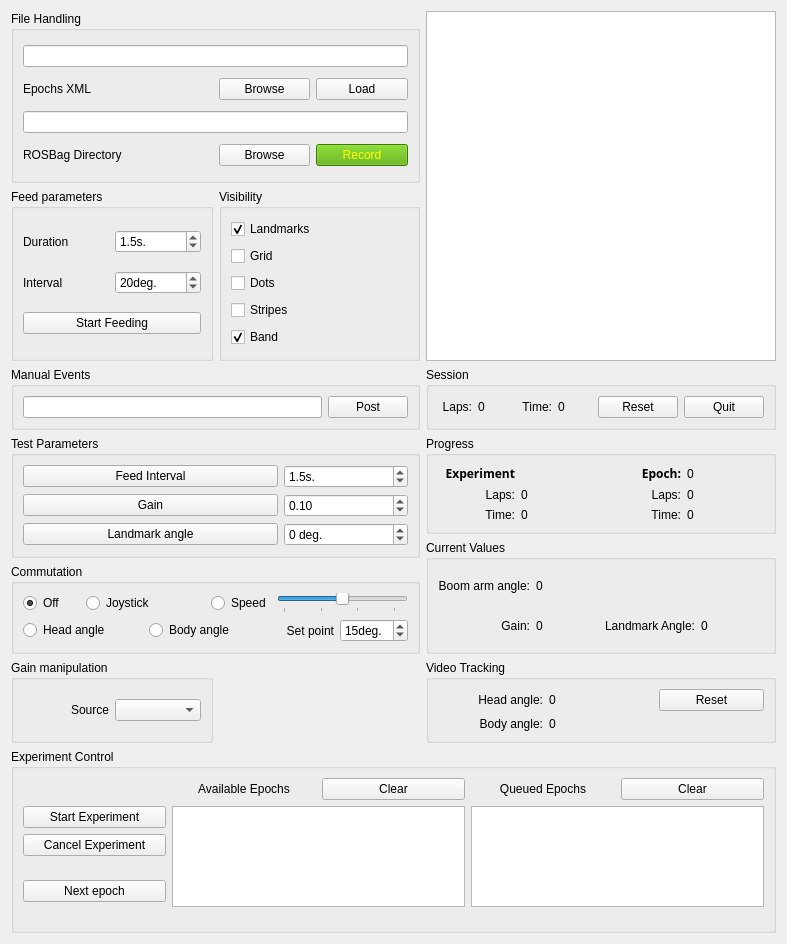
<?xml version="1.0" encoding="UTF-8"?>
<ui version="4.0">
 <class>Form</class>
 <widget class="QWidget" name="Form">
  <property name="geometry">
   <rect>
    <x>0</x>
    <y>0</y>
    <width>787</width>
    <height>944</height>
   </rect>
  </property>
  <property name="windowTitle">
   <string>Form</string>
  </property>
  <layout class="QGridLayout" name="gridLayout_13">
   <item row="0" column="0" colspan="2">
    <widget class="QGroupBox" name="fileHandlingBox">
     <property name="title">
      <string>File Handling</string>
     </property>
     <layout class="QGridLayout" name="gridLayout">
      <item row="0" column="0" colspan="4">
       <widget class="QLineEdit" name="xmlFileEdit">
        <property name="text">
         <string/>
        </property>
       </widget>
      </item>
      <item row="2" column="0" colspan="4">
       <widget class="QLineEdit" name="bagDirEdit">
        <property name="enabled">
         <bool>true</bool>
        </property>
       </widget>
      </item>
      <item row="1" column="0">
       <widget class="QLabel" name="expXmlLabel">
        <property name="text">
         <string>Epochs XML</string>
        </property>
       </widget>
      </item>
      <item row="1" column="3">
       <widget class="QPushButton" name="xmlLoadBtn">
        <property name="text">
         <string>Load</string>
        </property>
       </widget>
      </item>
      <item row="1" column="2">
       <widget class="QPushButton" name="xmlBrowseBtn">
        <property name="text">
         <string>Browse</string>
        </property>
       </widget>
      </item>
      <item row="3" column="3">
       <widget class="QPushButton" name="bagRecordBtn">
        <property name="enabled">
         <bool>true</bool>
        </property>
        <property name="styleSheet">
         <string notr="true">background-color: rgb(85, 170, 0);
color: rgb(255, 255, 0);</string>
        </property>
        <property name="text">
         <string>Record</string>
        </property>
       </widget>
      </item>
      <item row="3" column="2">
       <widget class="QPushButton" name="bagBrowseBtn">
        <property name="enabled">
         <bool>true</bool>
        </property>
        <property name="text">
         <string>Browse</string>
        </property>
       </widget>
      </item>
      <item row="3" column="0" colspan="2">
       <widget class="QLabel" name="rosBagLabel">
        <property name="text">
         <string>ROSBag Directory</string>
        </property>
       </widget>
      </item>
     </layout>
    </widget>
   </item>
   <item row="0" column="2" rowspan="2">
    <widget class="QGraphicsView" name="tableView">
     <property name="sizePolicy">
      <sizepolicy hsizetype="Fixed" vsizetype="Fixed">
       <horstretch>0</horstretch>
       <verstretch>0</verstretch>
      </sizepolicy>
     </property>
     <property name="minimumSize">
      <size>
       <width>350</width>
       <height>350</height>
      </size>
     </property>
     <property name="verticalScrollBarPolicy">
      <enum>Qt::ScrollBarAlwaysOff</enum>
     </property>
     <property name="horizontalScrollBarPolicy">
      <enum>Qt::ScrollBarAlwaysOff</enum>
     </property>
    </widget>
   </item>
   <item row="1" column="0">
    <widget class="QGroupBox" name="feedBox">
     <property name="title">
      <string>Feed parameters</string>
     </property>
     <layout class="QGridLayout" name="gridLayout_8">
      <item row="0" column="0">
       <widget class="QLabel" name="feedDurationLabel">
        <property name="text">
         <string>Duration</string>
        </property>
       </widget>
      </item>
      <item row="0" column="1">
       <widget class="QDoubleSpinBox" name="expFeedDurationBox">
        <property name="suffix">
         <string>s.</string>
        </property>
        <property name="decimals">
         <number>1</number>
        </property>
        <property name="maximum">
         <double>10.000000000000000</double>
        </property>
        <property name="singleStep">
         <double>0.100000000000000</double>
        </property>
        <property name="value">
         <double>1.500000000000000</double>
        </property>
       </widget>
      </item>
      <item row="1" column="0">
       <widget class="QLabel" name="feedIntervalLabel">
        <property name="text">
         <string>Interval</string>
        </property>
       </widget>
      </item>
      <item row="1" column="1">
       <widget class="QSpinBox" name="expFeedIntervalBox">
        <property name="suffix">
         <string>deg.</string>
        </property>
        <property name="maximum">
         <number>360</number>
        </property>
        <property name="singleStep">
         <number>10</number>
        </property>
        <property name="value">
         <number>20</number>
        </property>
       </widget>
      </item>
      <item row="2" column="0" colspan="2">
       <widget class="QPushButton" name="feedBtn">
        <property name="enabled">
         <bool>true</bool>
        </property>
        <property name="text">
         <string>Start Feeding</string>
        </property>
       </widget>
      </item>
     </layout>
    </widget>
   </item>
   <item row="1" column="1">
    <widget class="QGroupBox" name="visibilityBox">
     <property name="title">
      <string>Visibility</string>
     </property>
     <layout class="QGridLayout" name="gridLayout_9">
      <item row="0" column="0">
       <widget class="QCheckBox" name="landmarksVisibleCheck">
        <property name="text">
         <string>Landmarks</string>
        </property>
        <property name="checked">
         <bool>true</bool>
        </property>
       </widget>
      </item>
      <item row="1" column="0">
       <widget class="QCheckBox" name="gridVisibleCheck">
        <property name="text">
         <string>Grid</string>
        </property>
       </widget>
      </item>
      <item row="2" column="0">
       <widget class="QCheckBox" name="dotsVisibleCheck">
        <property name="text">
         <string>Dots</string>
        </property>
       </widget>
      </item>
      <item row="3" column="0">
       <widget class="QCheckBox" name="stripesVisibleCheck">
        <property name="text">
         <string>Stripes</string>
        </property>
       </widget>
      </item>
      <item row="4" column="0">
       <widget class="QCheckBox" name="bandVisibleCheck">
        <property name="text">
         <string>Band</string>
        </property>
        <property name="checked">
         <bool>true</bool>
        </property>
       </widget>
      </item>
     </layout>
     <zorder>gridVisibleCheck</zorder>
     <zorder>dotsVisibleCheck</zorder>
     <zorder>landmarksVisibleCheck</zorder>
     <zorder>bandVisibleCheck</zorder>
     <zorder>stripesVisibleCheck</zorder>
    </widget>
   </item>
   <item row="2" column="0" colspan="2">
    <widget class="QGroupBox" name="eventPostBox">
     <property name="title">
      <string>Manual Events</string>
     </property>
     <layout class="QGridLayout" name="gridLayout_5">
      <item row="0" column="0">
       <widget class="QLineEdit" name="eventEdit"/>
      </item>
      <item row="0" column="1">
       <widget class="QPushButton" name="postEventBtn">
        <property name="enabled">
         <bool>true</bool>
        </property>
        <property name="text">
         <string>Post</string>
        </property>
       </widget>
      </item>
     </layout>
    </widget>
   </item>
   <item row="2" column="2">
    <widget class="QGroupBox" name="sessionBox">
     <property name="title">
      <string>Session</string>
     </property>
     <layout class="QGridLayout" name="gridLayout_10">
      <item row="0" column="1">
       <widget class="QLabel" name="sessionLapsDisplay">
        <property name="text">
         <string>0</string>
        </property>
       </widget>
      </item>
      <item row="0" column="6">
       <widget class="QPushButton" name="quitBtn">
        <property name="autoFillBackground">
         <bool>false</bool>
        </property>
        <property name="text">
         <string>Quit</string>
        </property>
        <property name="icon">
         <iconset>
          <normaloff>power_button_icon.png</normaloff>power_button_icon.png</iconset>
        </property>
        <property name="iconSize">
         <size>
          <width>20</width>
          <height>20</height>
         </size>
        </property>
       </widget>
      </item>
      <item row="0" column="2">
       <widget class="QLabel" name="sessionTimeDisplayLabel">
        <property name="text">
         <string>Time:</string>
        </property>
        <property name="alignment">
         <set>Qt::AlignRight|Qt::AlignTrailing|Qt::AlignVCenter</set>
        </property>
       </widget>
      </item>
      <item row="0" column="4">
       <widget class="QLabel" name="sessionTimeDisplay">
        <property name="text">
         <string>0</string>
        </property>
       </widget>
      </item>
      <item row="0" column="0">
       <widget class="QLabel" name="sessionLapsDisplayLabel">
        <property name="text">
         <string>Laps:</string>
        </property>
        <property name="alignment">
         <set>Qt::AlignRight|Qt::AlignTrailing|Qt::AlignVCenter</set>
        </property>
       </widget>
      </item>
      <item row="0" column="5">
       <widget class="QPushButton" name="sessionResetBtn">
        <property name="text">
         <string>Reset</string>
        </property>
       </widget>
      </item>
     </layout>
     <zorder>sessionLapsDisplay</zorder>
     <zorder>sessionLapsDisplayLabel</zorder>
     <zorder>sessionTimeDisplayLabel</zorder>
     <zorder>sessionTimeDisplay</zorder>
     <zorder>quitBtn</zorder>
     <zorder>sessionResetBtn</zorder>
    </widget>
   </item>
   <item row="3" column="0" rowspan="2" colspan="2">
    <widget class="QGroupBox" name="quickParamBox">
     <property name="title">
      <string>Test Parameters</string>
     </property>
     <layout class="QGridLayout" name="gridLayout_2">
      <item row="0" column="2">
       <widget class="QDoubleSpinBox" name="quickFeedDurationBox">
        <property name="suffix">
         <string>s.</string>
        </property>
        <property name="decimals">
         <number>1</number>
        </property>
        <property name="maximum">
         <double>1000.000000000000000</double>
        </property>
        <property name="singleStep">
         <double>0.100000000000000</double>
        </property>
        <property name="value">
         <double>1.500000000000000</double>
        </property>
       </widget>
      </item>
      <item row="0" column="0" colspan="2">
       <widget class="QPushButton" name="quickFeedBtn">
        <property name="text">
         <string>Feed Interval</string>
        </property>
       </widget>
      </item>
      <item row="1" column="2">
       <widget class="QDoubleSpinBox" name="quickGainBox">
        <property name="decimals">
         <number>2</number>
        </property>
        <property name="maximum">
         <double>1.000000000000000</double>
        </property>
        <property name="singleStep">
         <double>0.050000000000000</double>
        </property>
        <property name="value">
         <double>0.100000000000000</double>
        </property>
       </widget>
      </item>
      <item row="1" column="0" colspan="2">
       <widget class="QPushButton" name="quickGainBtn">
        <property name="text">
         <string>Gain</string>
        </property>
       </widget>
      </item>
      <item row="3" column="2">
       <widget class="QDoubleSpinBox" name="quickLandmarkBox">
        <property name="suffix">
         <string> deg.</string>
        </property>
        <property name="decimals">
         <number>0</number>
        </property>
        <property name="minimum">
         <double>-360.000000000000000</double>
        </property>
        <property name="maximum">
         <double>360.000000000000000</double>
        </property>
        <property name="singleStep">
         <double>1.000000000000000</double>
        </property>
        <property name="value">
         <double>0.000000000000000</double>
        </property>
       </widget>
      </item>
      <item row="3" column="0" colspan="2">
       <widget class="QPushButton" name="quickLandmarkBtn">
        <property name="text">
         <string>Landmark angle</string>
        </property>
       </widget>
      </item>
     </layout>
    </widget>
   </item>
   <item row="3" column="2">
    <widget class="QGroupBox" name="progressBox">
     <property name="title">
      <string>Progress</string>
     </property>
     <layout class="QGridLayout" name="gridLayout_4">
      <item row="2" column="1">
       <widget class="QLabel" name="experimentTimeDisplay">
        <property name="text">
         <string>0</string>
        </property>
       </widget>
      </item>
      <item row="1" column="1">
       <widget class="QLabel" name="experimentLapsDisplay">
        <property name="text">
         <string>0</string>
        </property>
       </widget>
      </item>
      <item row="1" column="3">
       <widget class="QLabel" name="epochLapsDisplay">
        <property name="text">
         <string>0</string>
        </property>
       </widget>
      </item>
      <item row="2" column="2">
       <widget class="QLabel" name="epochTimeDisplayLabel">
        <property name="text">
         <string>Time:</string>
        </property>
        <property name="alignment">
         <set>Qt::AlignRight|Qt::AlignTrailing|Qt::AlignVCenter</set>
        </property>
       </widget>
      </item>
      <item row="1" column="0">
       <widget class="QLabel" name="experimentLapsDisplayLabel">
        <property name="text">
         <string>Laps:</string>
        </property>
        <property name="alignment">
         <set>Qt::AlignRight|Qt::AlignTrailing|Qt::AlignVCenter</set>
        </property>
       </widget>
      </item>
      <item row="2" column="0">
       <widget class="QLabel" name="experimentTimeDisplayLabel">
        <property name="text">
         <string>Time:</string>
        </property>
        <property name="alignment">
         <set>Qt::AlignRight|Qt::AlignTrailing|Qt::AlignVCenter</set>
        </property>
       </widget>
      </item>
      <item row="2" column="3">
       <widget class="QLabel" name="epochTimeDisplay">
        <property name="text">
         <string>0</string>
        </property>
       </widget>
      </item>
      <item row="0" column="3">
       <widget class="QLabel" name="epochIdxDisplay">
        <property name="text">
         <string>0</string>
        </property>
       </widget>
      </item>
      <item row="0" column="2">
       <widget class="QLabel" name="epochDisplayLabel">
        <property name="font">
         <font>
          <family>Courier 10 Pitch</family>
          <weight>75</weight>
          <italic>false</italic>
          <bold>true</bold>
         </font>
        </property>
        <property name="text">
         <string>Epoch:</string>
        </property>
        <property name="alignment">
         <set>Qt::AlignRight|Qt::AlignTrailing|Qt::AlignVCenter</set>
        </property>
       </widget>
      </item>
      <item row="1" column="2">
       <widget class="QLabel" name="epochLapsDisplayLabel">
        <property name="text">
         <string>Laps:</string>
        </property>
        <property name="alignment">
         <set>Qt::AlignRight|Qt::AlignTrailing|Qt::AlignVCenter</set>
        </property>
       </widget>
      </item>
      <item row="0" column="0">
       <widget class="QLabel" name="experimentDisplayLabel">
        <property name="font">
         <font>
          <family>Courier 10 Pitch</family>
          <weight>75</weight>
          <italic>false</italic>
          <bold>true</bold>
         </font>
        </property>
        <property name="text">
         <string>Experiment</string>
        </property>
        <property name="alignment">
         <set>Qt::AlignRight|Qt::AlignTrailing|Qt::AlignVCenter</set>
        </property>
       </widget>
      </item>
     </layout>
    </widget>
   </item>
   <item row="4" column="2" rowspan="2">
    <widget class="QGroupBox" name="currentValuesBox">
     <property name="title">
      <string>Current Values</string>
     </property>
     <layout class="QGridLayout" name="gridLayout_7">
      <item row="0" column="0">
       <widget class="QLabel" name="ratAngleDisplayLabel">
        <property name="text">
         <string>Boom arm angle:</string>
        </property>
        <property name="alignment">
         <set>Qt::AlignRight|Qt::AlignTrailing|Qt::AlignVCenter</set>
        </property>
       </widget>
      </item>
      <item row="0" column="1">
       <widget class="QLabel" name="ratAngleDisplay">
        <property name="text">
         <string>0</string>
        </property>
       </widget>
      </item>
      <item row="1" column="0">
       <widget class="QLabel" name="gainDisplayLabel">
        <property name="text">
         <string>Gain:</string>
        </property>
        <property name="alignment">
         <set>Qt::AlignRight|Qt::AlignTrailing|Qt::AlignVCenter</set>
        </property>
       </widget>
      </item>
      <item row="1" column="1">
       <widget class="QLabel" name="gainDisplay">
        <property name="text">
         <string>0</string>
        </property>
       </widget>
      </item>
      <item row="1" column="2">
       <widget class="QLabel" name="landmarkAngleDisplayLabel">
        <property name="text">
         <string>Landmark Angle:</string>
        </property>
        <property name="alignment">
         <set>Qt::AlignRight|Qt::AlignTrailing|Qt::AlignVCenter</set>
        </property>
       </widget>
      </item>
      <item row="1" column="3">
       <widget class="QLabel" name="landmarkAngleDisplay">
        <property name="text">
         <string>0</string>
        </property>
       </widget>
      </item>
     </layout>
    </widget>
   </item>
   <item row="5" column="0" colspan="2">
    <widget class="QGroupBox" name="commutationBox">
     <property name="title">
      <string>Commutation</string>
     </property>
     <layout class="QGridLayout" name="gridLayout_6">
      <item row="0" column="0">
       <widget class="QRadioButton" name="commutationOffRadioBtn">
        <property name="text">
         <string>Off</string>
        </property>
        <property name="checked">
         <bool>true</bool>
        </property>
       </widget>
      </item>
      <item row="0" column="1" colspan="2">
       <widget class="QRadioButton" name="commutationJoystickRadioBtn">
        <property name="text">
         <string>Joystick</string>
        </property>
       </widget>
      </item>
      <item row="0" column="3">
       <widget class="QRadioButton" name="commutationSpeedRadioBtn">
        <property name="text">
         <string>Speed</string>
        </property>
       </widget>
      </item>
      <item row="0" column="4" colspan="2">
       <widget class="QSlider" name="commutationSpeedSlider">
        <property name="minimum">
         <number>-100</number>
        </property>
        <property name="maximum">
         <number>100</number>
        </property>
        <property name="tracking">
         <bool>true</bool>
        </property>
        <property name="orientation">
         <enum>Qt::Horizontal</enum>
        </property>
        <property name="tickPosition">
         <enum>QSlider::TicksBelow</enum>
        </property>
        <property name="tickInterval">
         <number>63</number>
        </property>
       </widget>
      </item>
      <item row="1" column="0" colspan="2">
       <widget class="QRadioButton" name="commutationHeadAngleRadioBtn">
        <property name="text">
         <string>Head angle</string>
        </property>
       </widget>
      </item>
      <item row="1" column="2" colspan="2">
       <widget class="QRadioButton" name="commutationBodyAngleRadioBtn">
        <property name="text">
         <string>Body angle</string>
        </property>
       </widget>
      </item>
      <item row="1" column="4">
       <widget class="QLabel" name="commutationSetPointLabel">
        <property name="text">
         <string>Set point</string>
        </property>
        <property name="alignment">
         <set>Qt::AlignRight|Qt::AlignTrailing|Qt::AlignVCenter</set>
        </property>
       </widget>
      </item>
      <item row="1" column="5">
       <widget class="QSpinBox" name="commutationSetPointBox">
        <property name="suffix">
         <string>deg.</string>
        </property>
        <property name="minimum">
         <number>-30</number>
        </property>
        <property name="maximum">
         <number>30</number>
        </property>
        <property name="singleStep">
         <number>1</number>
        </property>
        <property name="value">
         <number>15</number>
        </property>
       </widget>
      </item>
     </layout>
    </widget>
   </item>
   <item row="6" column="0">
    <widget class="QGroupBox" name="gainManipulationBox">
     <property name="title">
      <string>Gain manipulation</string>
     </property>
     <layout class="QGridLayout" name="gridLayout_12">
      <item row="0" column="0">
       <widget class="QLabel" name="gainManipulationSourceLabel">
        <property name="text">
         <string>Source</string>
        </property>
        <property name="alignment">
         <set>Qt::AlignRight|Qt::AlignTrailing|Qt::AlignVCenter</set>
        </property>
       </widget>
      </item>
      <item row="0" column="1">
       <widget class="QComboBox" name="gainManipulationSourceList">
        <property name="currentText">
         <string/>
        </property>
        <property name="currentIndex">
         <number>-1</number>
        </property>
       </widget>
      </item>
     </layout>
    </widget>
   </item>
   <item row="6" column="2">
    <widget class="QGroupBox" name="videoTrackingBox">
     <property name="title">
      <string>Video Tracking</string>
     </property>
     <layout class="QGridLayout" name="gridLayout_11">
      <item row="0" column="0">
       <widget class="QLabel" name="videoTrackingHeadAngleDisplayLabel">
        <property name="text">
         <string>Head angle:</string>
        </property>
        <property name="alignment">
         <set>Qt::AlignRight|Qt::AlignTrailing|Qt::AlignVCenter</set>
        </property>
       </widget>
      </item>
      <item row="0" column="1">
       <widget class="QLabel" name="videoTrackingHeadAngleDisplay">
        <property name="text">
         <string>0</string>
        </property>
       </widget>
      </item>
      <item row="0" column="2">
       <widget class="QPushButton" name="videoTrackingResetBtn">
        <property name="enabled">
         <bool>true</bool>
        </property>
        <property name="text">
         <string>Reset</string>
        </property>
       </widget>
      </item>
      <item row="1" column="0">
       <widget class="QLabel" name="videoTrackingBodyAngleDisplayLabel">
        <property name="text">
         <string>Body angle:</string>
        </property>
        <property name="alignment">
         <set>Qt::AlignRight|Qt::AlignTrailing|Qt::AlignVCenter</set>
        </property>
       </widget>
      </item>
      <item row="1" column="1">
       <widget class="QLabel" name="videoTrackingBodyAngleDisplay">
        <property name="text">
         <string>0</string>
        </property>
       </widget>
      </item>
     </layout>
    </widget>
   </item>
   <item row="7" column="0" colspan="3">
    <widget class="QGroupBox" name="ExperimentControlBox">
     <property name="styleSheet">
      <string notr="true"/>
     </property>
     <property name="title">
      <string>Experiment Control</string>
     </property>
     <layout class="QGridLayout" name="gridLayout_3">
      <item row="0" column="1">
       <widget class="QLabel" name="availableEpochsLabel">
        <property name="text">
         <string>Available Epochs</string>
        </property>
        <property name="alignment">
         <set>Qt::AlignCenter</set>
        </property>
       </widget>
      </item>
      <item row="0" column="2">
       <widget class="QPushButton" name="clearEpochListBtn">
        <property name="enabled">
         <bool>true</bool>
        </property>
        <property name="text">
         <string>Clear</string>
        </property>
       </widget>
      </item>
      <item row="1" column="0">
       <widget class="QPushButton" name="startExperimentBtn">
        <property name="text">
         <string>Start Experiment</string>
        </property>
       </widget>
      </item>
      <item row="0" column="3">
       <widget class="QLabel" name="queuedEpochsLabel">
        <property name="text">
         <string>Queued Epochs</string>
        </property>
        <property name="alignment">
         <set>Qt::AlignCenter</set>
        </property>
       </widget>
      </item>
      <item row="0" column="4">
       <widget class="QPushButton" name="clearQueueListBtn">
        <property name="enabled">
         <bool>true</bool>
        </property>
        <property name="text">
         <string>Clear</string>
        </property>
       </widget>
      </item>
      <item row="2" column="0">
       <widget class="QPushButton" name="cancelExperimentBtn">
        <property name="enabled">
         <bool>true</bool>
        </property>
        <property name="text">
         <string>Cancel Experiment</string>
        </property>
       </widget>
      </item>
      <item row="3" column="0" rowspan="2">
       <widget class="QPushButton" name="nextEpochBtn">
        <property name="text">
         <string>Next epoch</string>
        </property>
       </widget>
      </item>
      <item row="1" column="1" rowspan="3" colspan="2">
       <widget class="QListWidget" name="epochList">
        <property name="contextMenuPolicy">
         <enum>Qt::DefaultContextMenu</enum>
        </property>
        <property name="dragEnabled">
         <bool>false</bool>
        </property>
        <property name="dragDropMode">
         <enum>QAbstractItemView::DragOnly</enum>
        </property>
        <property name="defaultDropAction">
         <enum>Qt::CopyAction</enum>
        </property>
        <property name="alternatingRowColors">
         <bool>false</bool>
        </property>
        <property name="selectionMode">
         <enum>QAbstractItemView::SingleSelection</enum>
        </property>
        <property name="sortingEnabled">
         <bool>false</bool>
        </property>
       </widget>
      </item>
      <item row="1" column="3" rowspan="3" colspan="2">
       <widget class="QListWidget" name="queueList">
        <property name="dragDropOverwriteMode">
         <bool>false</bool>
        </property>
        <property name="dragDropMode">
         <enum>QAbstractItemView::DragDrop</enum>
        </property>
        <property name="defaultDropAction">
         <enum>Qt::MoveAction</enum>
        </property>
        <property name="alternatingRowColors">
         <bool>false</bool>
        </property>
        <property name="selectionMode">
         <enum>QAbstractItemView::SingleSelection</enum>
        </property>
        <property name="sortingEnabled">
         <bool>false</bool>
        </property>
       </widget>
      </item>
     </layout>
    </widget>
   </item>
  </layout>
 </widget>
 <resources/>
 <connections/>
</ui>
